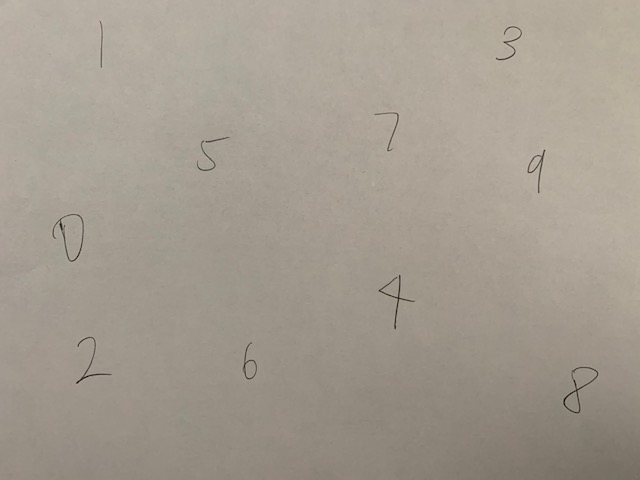
#> input picture pytorch/firstNN/digits.jpg, 640 x 480 px
$ python translation.py --image ../pytorch/firstNN/digits.jpg
#> lines starting #> are read from the running program, lines starting #| are printed output that depends on the picture
import numpy as np
import argparse
import imutils
import cv2

ap = argparse.ArgumentParser()
ap.add_argument("-i", "--image", required = True, help = "Path to the image")
args = vars(ap.parse_args())

image = cv2.imread(args["image"])
#> image is the input picture: shape (480, 640, 3); mean B, G, R 143.8, 155.5, 163.8
cv2.imshow("Original", image)

M = np.float32([[1,0,25], [0,1,50]])
shifted = cv2.warpAffine(image,M, (image.shape[1], image.shape[0]))
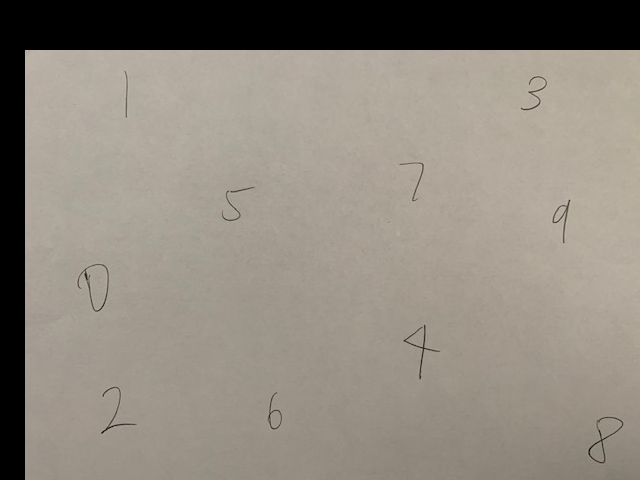
#> shifted: shape (480, 640, 3); mean B, G, R 125.8, 135.9, 143
cv2.imshow("Shifted Down and Right", shifted)

M = np.float32([[1,0,-50], [0,1,-90]])
shifted = cv2.warpAffine(image, M, (image.shape[1], image.shape[0]))
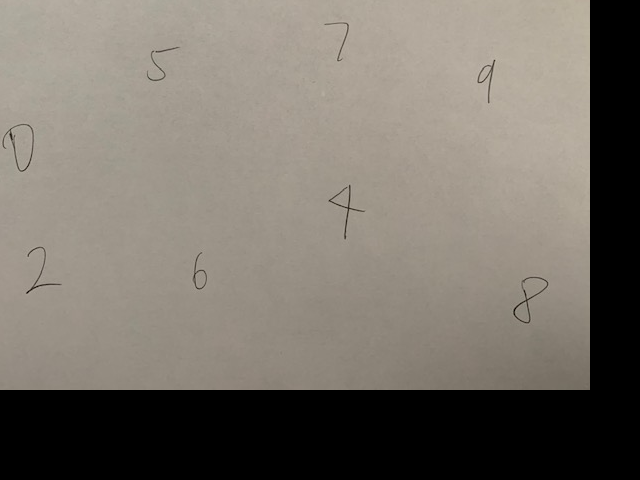
#> shifted: shape (480, 640, 3); mean B, G, R 104.9, 113.5, 119.8
cv2.imshow("Shifted Down and Right", shifted)

M = np.float32([[1,0,-50],[0,1,-90]])
#> (the run stopped early here; a loop or call above may not have finished)
